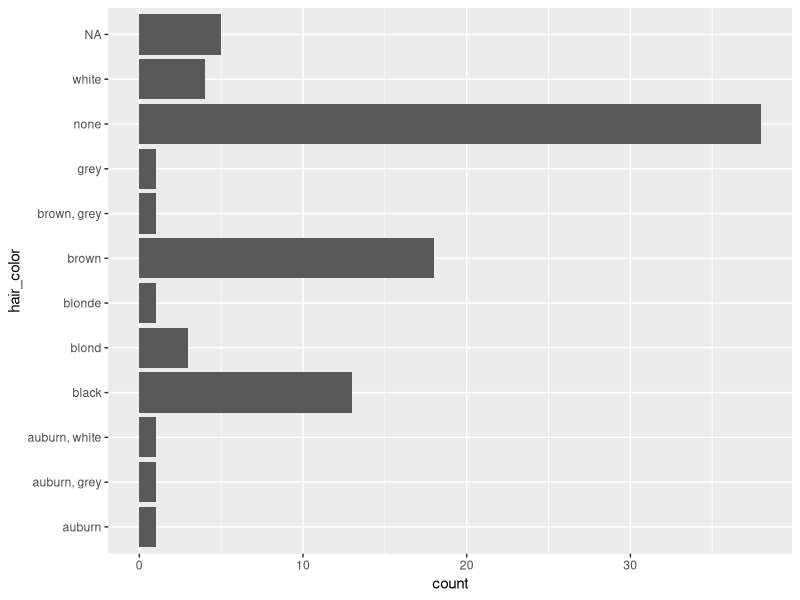
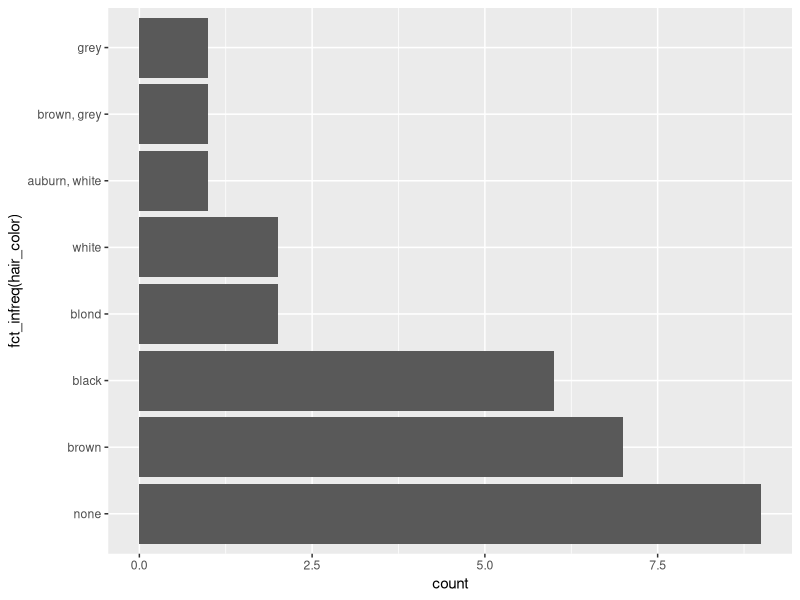
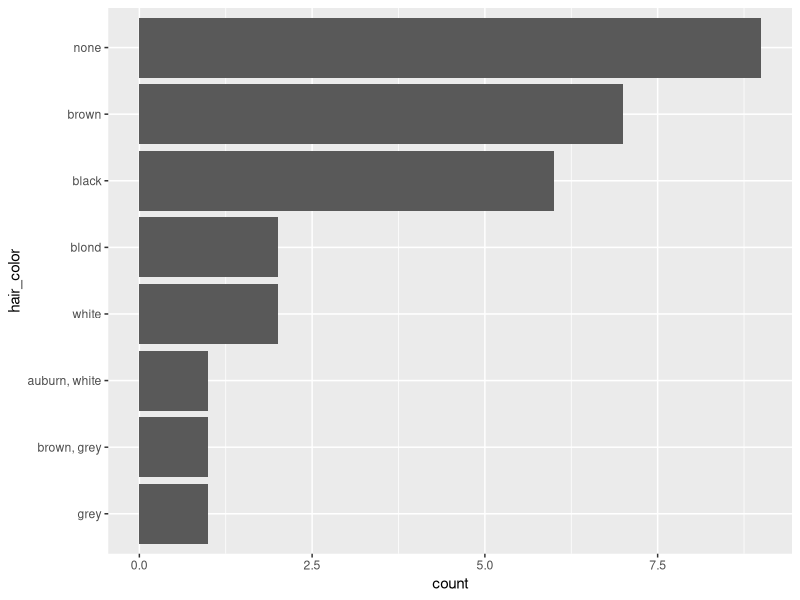
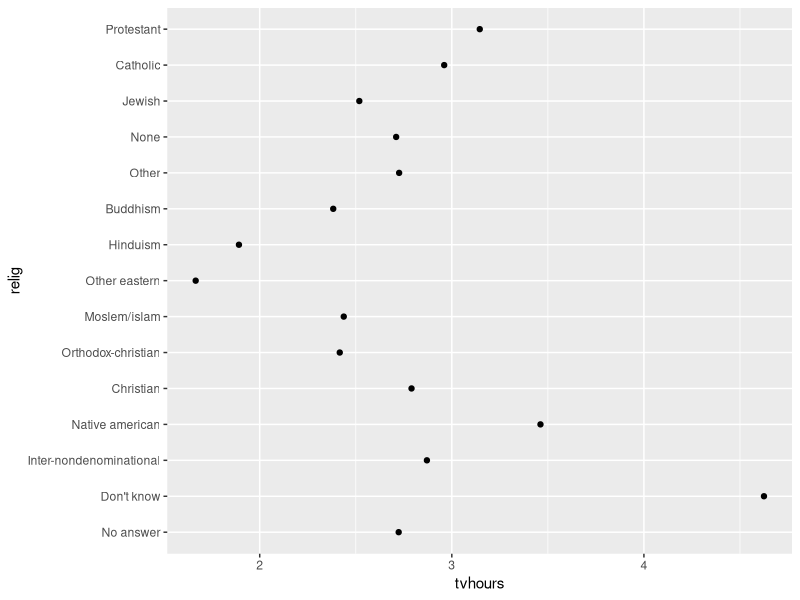
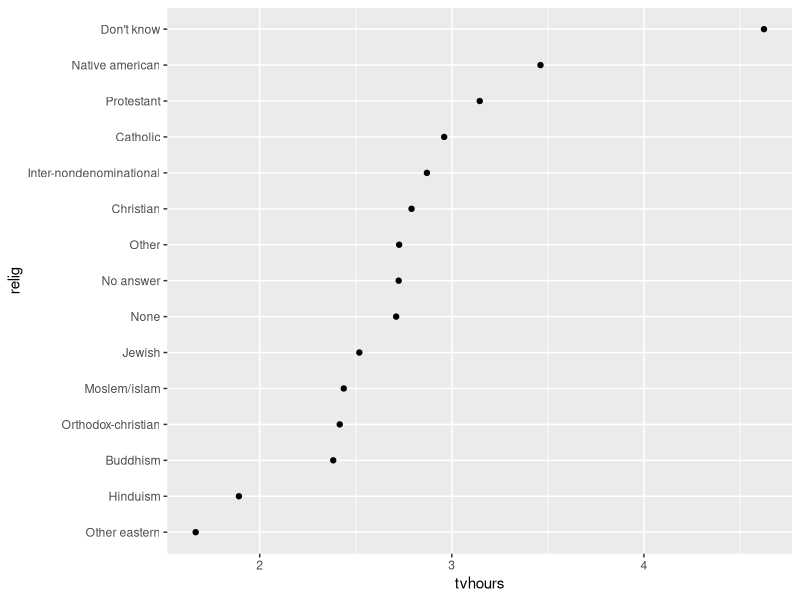
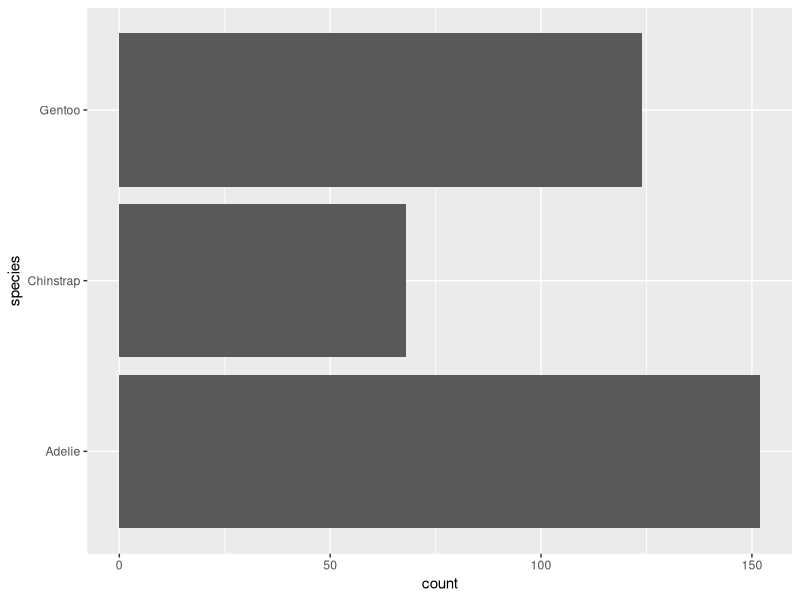
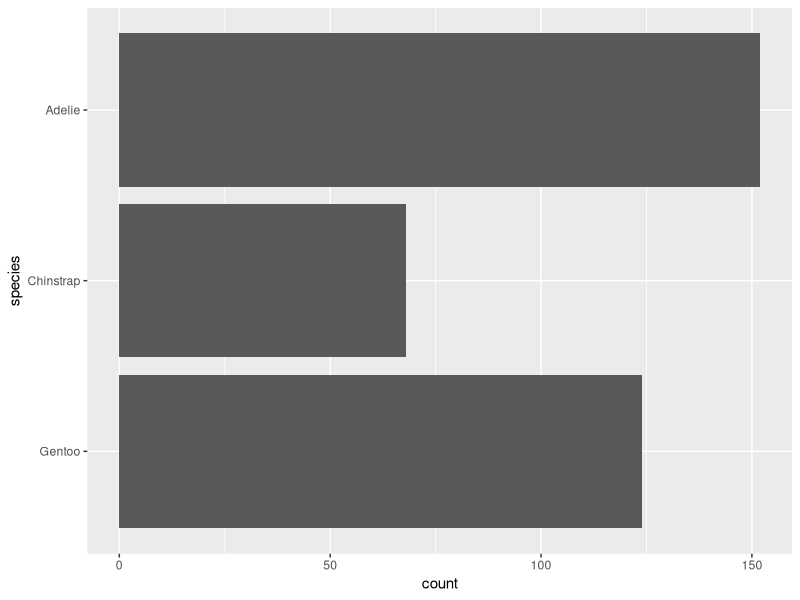

Generate these figures, in order, with R:
## ---- chunk 1
knitr::opts_chunk$set(echo = TRUE,
                      eval = TRUE,
                      error = FALSE,
                      message = FALSE,
                      warning = FALSE,
                      comment = NA)
## ---- chunk 2
library(dplyr)
library(ggplot2)
library(forcats)
library(palmerpenguins)
library(jsonlite)
## ---- chunk 3

x1 <- c("senior", "baby", "adult")


## ---- chunk 4
sort(x1)

## ---- chunk 5
age_levels <- c("baby", "child", "teenager", "adult", "middle_age", "senior")

## ---- chunk 6

y1 <- factor(x1, levels = age_levels)
y1

## ---- chunk 7

factor(x1)

## ---- chunk 8

age <- x1 %>% factor() %>% fct_inorder()
age

## ---- chunk 9

                   
ggplot(starwars, aes(x = hair_color)) + 
    geom_bar() + 
    coord_flip() 

## ---- chunk 10

ggplot(na.omit(starwars), aes(x = fct_infreq(hair_color))) + 
  geom_bar() + 
  coord_flip()

## ---- chunk 11

na.omit(starwars) %>%
  mutate(hair_color = hair_color %>% fct_infreq() %>% fct_rev()) %>%
  ggplot(aes(y = hair_color)) +
    geom_bar()


## ---- chunk 12
relig <- gss_cat %>%
  group_by(relig) %>%
  summarise(
    age = mean(age, na.rm = TRUE),
    tvhours = mean(tvhours, na.rm = TRUE),
    n = n()
  )

ggplot(relig, aes(tvhours, relig)) + geom_point()
## ---- chunk 13

relig %>%
  mutate(relig = fct_reorder(relig, tvhours)) %>%
  ggplot(aes(tvhours, relig)) +
    geom_point()

## ---- chunk 14
 
levels(penguins$species)

## ---- chunk 15
penguins %>%
  count(species)

  ggplot(penguins,aes(y = species)) +
  geom_bar() 

## ---- chunk 16
penguins %>%
  mutate(species = fct_relevel(species, "Gentoo", "Chinstrap", "Adelie")) %>%
  ggplot(aes(y = species)) +
  geom_bar()

## ---- chunk 17
    
fct_relevel(penguins$species, c("Adelie"), after = 0) %>%
  levels()
  
## ---- chunk 18
    
fct_relevel(penguins$species, c("Adelie"), after = 1) %>%
  levels()
  
## ---- chunk 19
    
fct_relevel(penguins$species, c("Adelie"), after = 2) %>%
  levels()
  
## ---- chunk 20
 fct_relevel(penguins$species, c("Adelie"), after = Inf) %>%
  levels()
  
## ---- chunk 21
starwars %>%
  count(skin_color, sort = TRUE)
## ---- chunk 22
starwars %>%
  mutate(skin_color = fct_lump(skin_color, n = 5)) %>%
  count(skin_color, sort = TRUE)

## ---- chunk 23
starwars %>%
  mutate(skin_color = fct_lump(skin_color, prop = .1)) %>%
  count(skin_color, sort = TRUE)
## ---- chunk 24
starwars %>%
  mutate(skin_color = fct_lump(skin_color, prop = .1, other_level = "extra")) %>%
  count(skin_color, sort = TRUE)
## ---- chunk 25
avg_height_by_skin_color <- starwars %>%
  mutate(skin_color = fct_lump(skin_color, n = 5)) %>%
  group_by(skin_color) %>%
  summarise(mean_height = mean(height, na.rm = TRUE))
avg_height_by_skin_color
## ---- chunk 26
gss_cat %>% count(partyid)

## ---- chunk 27
gss_cat %>%
  mutate(partyid = fct_recode(partyid,
    "Republican, strong"    = "Strong republican",
    "Republican, weak"      = "Not str republican",
    "Independent, near rep" = "Ind,near rep",
    "Independent, near dem" = "Ind,near dem",
    "Democrat, weak"        = "Not str democrat",
    "Democrat, strong"      = "Strong democrat"
  )) %>%
  count(partyid)

## ---- chunk 28
gss_cat %>%
  mutate(partyid = fct_collapse(partyid,
    other = c("No answer", "Don't know", "Other party"),
    rep = c("Strong republican", "Not str republican"),
    ind = c("Ind,near rep", "Independent", "Ind,near dem"),
    dem = c("Not str democrat", "Strong democrat")
  )) %>%
  count(partyid)

